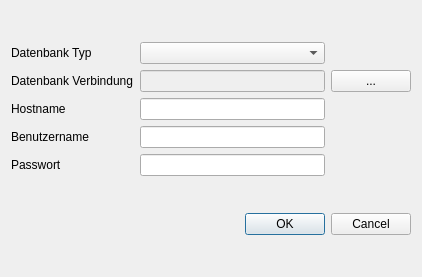
<?xml version="1.0" encoding="UTF-8" ?>
<ui version="4.0">
 <class>PreferencesDialog</class>
 <widget class="QDialog" name="PreferencesDialog">
  <property name="geometry">
   <rect>
    <x>0</x>
    <y>0</y>
    <width>422</width>
    <height>277</height>
   </rect>
  </property>
  <property name="maximumSize">
   <size>
    <width>422</width>
    <height>277</height>
   </size>
  </property>
  <property name="windowTitle">
   <string>Dialog</string>
  </property>
  <property name="accessibleName">
   <string>PreferencesDialog</string>
  </property>
  <layout class="QVBoxLayout" name="verticalLayout">
   <item>
    <layout class="QGridLayout" name="gridLayout">
     <item row="1" column="2">
      <widget class="QComboBox" name="comboBoxDatabaseType">
       <property name="enabled">
        <bool>true</bool>
       </property>
      </widget>
     </item>
     <item row="5" column="2">
      <widget class="QLineEdit" name="lineEditPassword">
       <property name="enabled">
        <bool>true</bool>
       </property>
      </widget>
     </item>
     <item row="2" column="3">
      <widget class="QPushButton" name="pushButtonDBForceFileDialog">
       <property name="enabled">
        <bool>true</bool>
       </property>
       <property name="text">
        <string>...</string>
       </property>
      </widget>
     </item>
     <item row="5" column="0">
      <widget class="QLabel" name="labelPassword">
       <property name="text">
        <string>Passwort</string>
       </property>
       <property name="buddy">
        <cstring>lineEditPassword</cstring>
       </property>
      </widget>
     </item>
     <item row="2" column="2">
      <widget class="QLineEdit" name="lineEditDatabaseConnection">
       <property name="enabled">
        <bool>false</bool>
       </property>
      </widget>
     </item>
     <item row="4" column="0">
      <widget class="QLabel" name="labelUserName">
       <property name="text">
        <string>Benutzername</string>
       </property>
       <property name="buddy">
        <cstring>lineEditUserName</cstring>
       </property>
      </widget>
     </item>
     <item row="1" column="0">
      <widget class="QLabel" name="labelDatabaseType">
       <property name="text">
        <string>Datenbank Typ</string>
       </property>
       <property name="buddy">
        <cstring>comboBoxDatabaseType</cstring>
       </property>
      </widget>
     </item>
     <item row="4" column="2">
      <widget class="QLineEdit" name="lineEditUserName">
       <property name="enabled">
        <bool>true</bool>
       </property>
      </widget>
     </item>
     <item row="2" column="0">
      <widget class="QLabel" name="labelDatabaseConnection">
       <property name="text">
        <string>Datenbank Verbindung</string>
       </property>
       <property name="buddy">
        <cstring>lineEditDatabaseConnection</cstring>
       </property>
      </widget>
     </item>
     <item row="3" column="2">
      <widget class="QLineEdit" name="lineEditHostName">
       <property name="enabled">
        <bool>true</bool>
       </property>
      </widget>
     </item>
     <item row="3" column="0">
      <widget class="QLabel" name="labelHostName">
       <property name="text">
        <string>Hostname</string>
       </property>
       <property name="buddy">
        <cstring>lineEditHostName</cstring>
       </property>
      </widget>
     </item>
    </layout>
   </item>
   <item>
    <widget class="QDialogButtonBox" name="buttonBox">
     <property name="orientation">
      <enum>Qt::Horizontal</enum>
     </property>
     <property name="standardButtons">
      <set>QDialogButtonBox::Cancel|QDialogButtonBox::Ok</set>
     </property>
    </widget>
   </item>
  </layout>
 </widget>
 <tabstops>
  <tabstop>comboBoxDatabaseType</tabstop>
  <tabstop>lineEditDatabaseConnection</tabstop>
  <tabstop>pushButtonDBForceFileDialog</tabstop>
  <tabstop>lineEditHostName</tabstop>
  <tabstop>lineEditUserName</tabstop>
  <tabstop>lineEditPassword</tabstop>
 </tabstops>
 <resources />
 <connections>
  <connection>
   <sender>buttonBox</sender>
   <signal>accepted()</signal>
   <receiver>PreferencesDialog</receiver>
   <slot>accept()</slot>
   <hints>
    <hint type="sourcelabel">
     <x>248</x>
     <y>254</y>
    </hint>
    <hint type="destinationlabel">
     <x>157</x>
     <y>274</y>
    </hint>
   </hints>
  </connection>
  <connection>
   <sender>buttonBox</sender>
   <signal>rejected()</signal>
   <receiver>PreferencesDialog</receiver>
   <slot>reject()</slot>
   <hints>
    <hint type="sourcelabel">
     <x>316</x>
     <y>260</y>
    </hint>
    <hint type="destinationlabel">
     <x>286</x>
     <y>274</y>
    </hint>
   </hints>
  </connection>
 </connections>
</ui>
